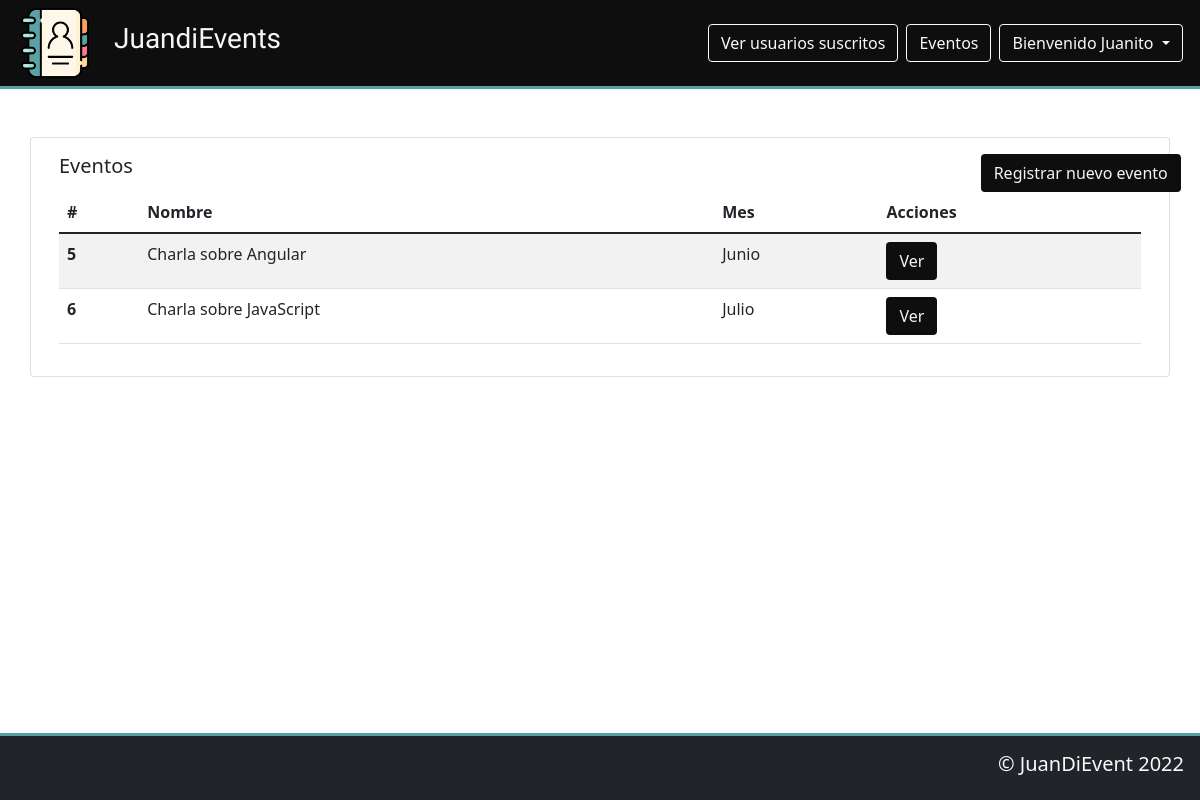
The app's page /principalPage.php (signed in) with its own data.
### tables this page shows
CREATE TABLE `events` (
  `id` int(11) NOT NULL,
  `name` varchar(255) NOT NULL,
  `month` varchar(255) NOT NULL,
  `description` varchar(300) DEFAULT NULL
);

### principalPage.php (the view, shortened to what this page needs)
<?php include 'template/header.php'; ?>
<?php
include_once 'model/conexion.php';
$query = $bd->query("SELECT * FROM events");
$events = $query->fetchAll(PDO::FETCH_OBJ);
?>
<div class="container mt-5 scale-up-center" style="margin-bottom: 100px;">
    <div class="row">
        <div class="card">
            <div class="card-body">
                <div class="row justify-content-between">
                    <h5 class="card-title col-md-4">Eventos</h5>
                    <?php if (isset($_SESSION['user']) && ($_SESSION['user']['role'] == 'admin')) { ?>
                        <form action="functions/event/nuevoEvento.php" class="col-md-2">
                            <input type="submit" class="btn btn-custom-primary" value="Registrar nuevo evento">
                        </form>
                    <?php } ?>
                </div>
                <table class="table table-striped">
                    <thead>
                        <tr>
                            <th scope="col">#</th>
                            <th scope="col">Nombre</th>
                            <th scope="col">Mes</th>
                            <th scope="col">Acciones</th>
                        </tr>
                    </thead>
                    <tbody>
                        <?php
                        foreach ($events as $event) {
                        ?>
                            <tr>
                                <th scope="row"><?php echo $event->id ?></th>
                                <td><?php echo $event->name ?></td>
                                <td><?php echo $event->month ?></td>
                                <td>
                                    <a class="btn btn-custom-primary" href="functions/event/registrar_evento.php?eventId=<?php echo $event->id ?>">Ver</a>
                                </td>
                            </tr>
                        <?php
                        }
                        ?>
                    </tbody>
                </table>
            </div>
        </div>
    </div>
</div>
<?php include 'template/footer.php'; ?>

### assets/styles/style.css (style rules this page uses)
:root { --color-primary: #0e0e0e; --color-secundary: #58a0a4; --color-light: #f5f5f5; --color-dark: #0e0e0e; }
a { text-decoration: none; color: var(--color-light); }
.btn-custom-primary { background-color: var(--color-primary); color: var(--color-light); }
.scale-up-center { animation: scale-up-center 0.4s; }

### records on screen
events: id "5", name "Charla sobre Angular", month "Junio"
events: id "6", name "Charla sobre JavaScript", month "Julio"

### other values on screen
$_SESSION['user']['names'] "Juanito"
